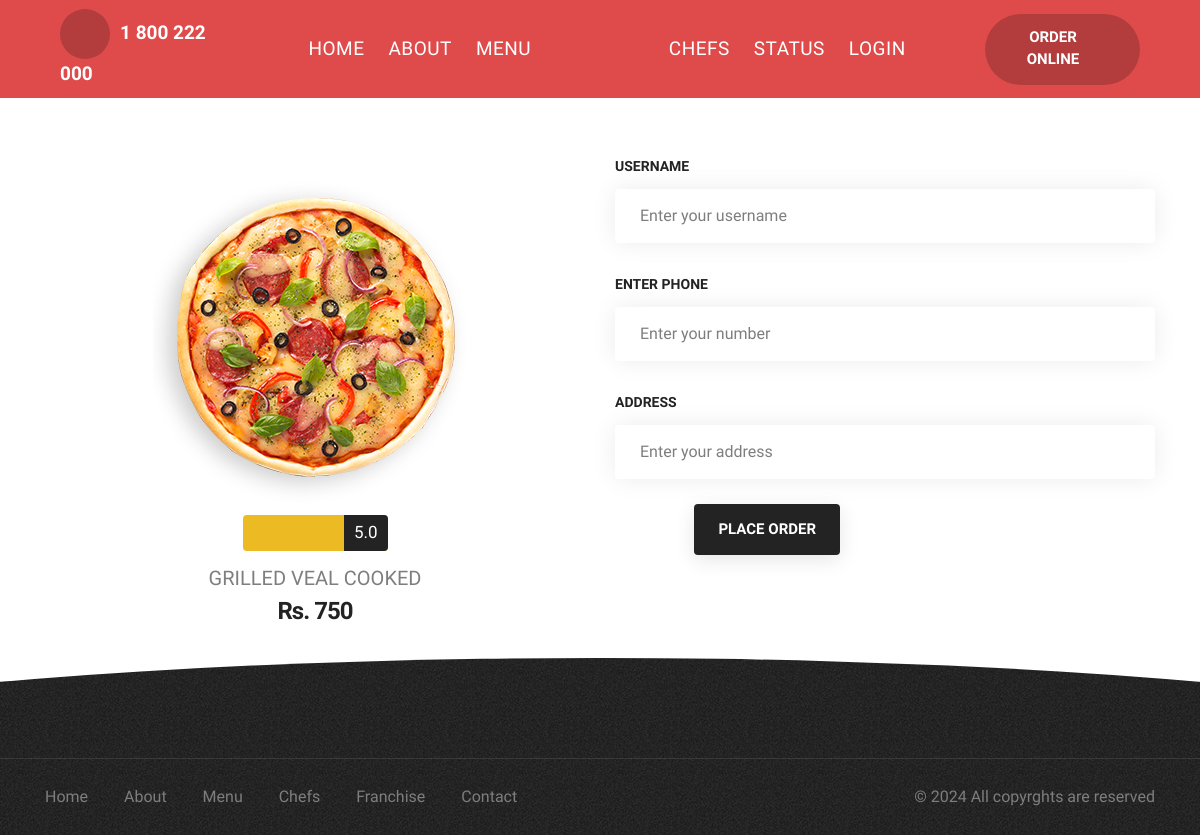
Page /placeorder/9/ on the committed database.
### pizzaapp/models.py (models this page shows, shortened)
class PizzaModel(models.Model):
    name = models.CharField(max_length = 255)
    price = models.CharField(max_length = 255)
    img = models.ImageField(upload_to="images",default='default_image.jpg')

### pizzaapp/views.py (the view, shortened to what this page needs)
# urls.py: path('placeorder/<int:pizza_id>/',placeorder, name='placeorder'),
def placeorder(request, pizza_id):
    pizza = get_object_or_404(PizzaModel, id=pizza_id)  # Get the pizza instance
    return render(request, 'pizzaapp/placeOrder.html', {'pizza': pizza})

### templates/pizzaapp/placeOrder.html (shortened to what this page needs)
{% extends "base2.html" %}
{% load static %}
{% block pagecontent %}
<section>
    <div class="container">
        <div class="row justify-content-center">
            <div class="col-lg-6">
                <div class="col text-center transition-inner-all md-mb-30px">
                    <div class="services-box-style-04 hover-box last-paragraph-no-margin border-radius-4px overflow-hidden position-relative ps-20px pe-20px lg-ps-10px lg-pe-10px pt-30px pb-40px box-shadow-extra-large-hover">
                        <div class="mb-5px">
                            <img src="{{ pizza.img.url }}" alt="{{ pizza.name }}">
                        </div>
                        <div>
                            <div class="bg-yellow border-radius-4px mb-10px overflow-hidden d-inline-flex">
                                <div class="review-star-icon review-star-icon-white fs-17 ps-15px pe-15px lh-36 align-self-center">
                                    <i class="bi bi-star-fill"></i><i class="bi bi-star-fill"></i><i class="bi bi-star-fill"></i><i class="bi bi-star-fill"></i><i class="bi bi-star-fill"></i>
                                </div>
                                <span class="text-white fs-17 lh-34 alt-font fw-500 bg-dark-gray ps-10px pe-10px">5.0</span>
                            </div>
                            <div class="fs-20 lh-34 alt-font text-dark-gray text-uppercase">
                                <a href="{% url 'placeorder' pizza.id %}">{{ pizza.name }}</a>
                            </div>
                            <span class="fs-24 fw-700 alt-font ls-minus-1px text-dark-gray">Rs. {{ pizza.price }}</span>
                        </div>
                    </div>
                </div>
            </div>
            <div class="col-lg-6">
                 <form method="POST">
                    <div class="col-md-12 mb-25px">
                        <label class="form-label fs-14 text-uppercase text-dark-gray fw-600">Username</label>
                        <input class="border-0 box-shadow-large border-radius-4px form-control required" type="text" name="username" placeholder="Enter your username" required>
                    </div>
                    <div class="col-md-12 mb-25px">
                        <label class="form-label fs-14 text-uppercase text-dark-gray fw-600">Enter phone</label>
                        <input class="border-0 box-shadow-large border-radius-4px form-control required" type="text" name="phoneno" placeholder="Enter your number" required>
                    </div>
                    <div class="col-md-12 mb-25px">
                        <label class="form-label fs-14 text-uppercase text-dark-gray fw-600">Address</label>
                        <input class="border-0 box-shadow-large border-radius-4px form-control required" type="text" name="address" placeholder="Enter your address" required>
                    </div>
                    <div class="col-xxl-6 col-lg-5 col-md-4 text-center text-md-end sm-mt-20px">
                        <button class="btn btn-dark-gray btn-medium btn-box-shadow btn-round-edge" type="submit">Place Order</button>
                    </div>
                </form>
            </div>
        </div>
    </div>
</section>
{% endblock %}

### static/demos/pizza-parlor/pizza-parlor.css (style rules this page uses)
:root { --base-color: #bd1f17; --very-light-gray:#F0EEEA; --medium-gray: #7e7e7e; --yellow: #ECBA23; --alt-font: 'Antonio', sans-serif; --primary-font: 'Schibsted Grotesk', sans-serif; }
body { font-size: 17px; line-height: 30px; }
.btn { font-weight: 600; letter-spacing: 0px; }
.btn.btn-medium { padding:12px 22px 12px; font-size: 15px; }
.review-star-icon-white i { color: var(--white); }

### rows in the picture
PizzaModel: img (picture), name "GRILLED VEAL COOKED", price "750"
